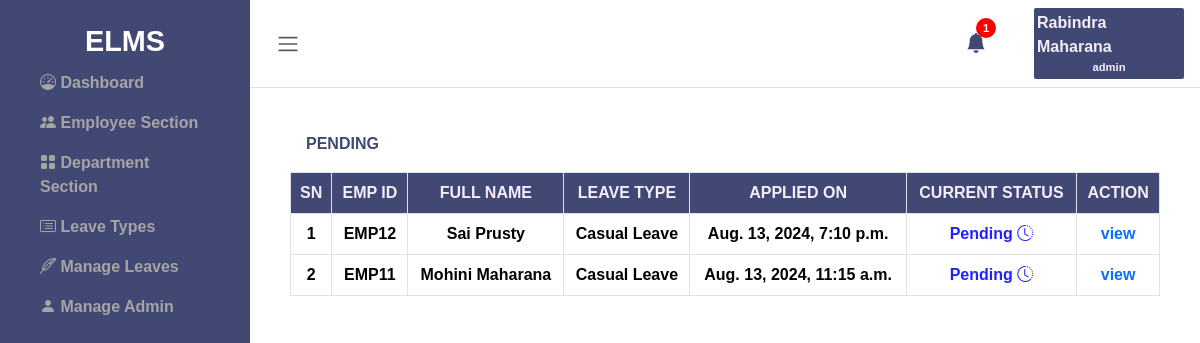
The page /leave/pending (signed in) on the database its author committed.
### leave/models.py (models this page shows, shortened)
class admin_table(models.Model):
    user = models.ForeignKey(User, on_delete=models.CASCADE)
    fullname = models.CharField(max_length=255)
    email = models.EmailField(max_length=255)
    uname = models.CharField(max_length=20)
    passwd = models.CharField(max_length=20)
    creation_date = models.DateTimeField(default=timezone.now)

class leave(models.Model):
    leavetype= models.CharField(max_length=100)
    toDate=models.DateField()
    fromDate = models.DateField()
    description = models.TextField()
    request_date = models.DateTimeField(default=timezone.now)
    adminRemark= models.TextField()
    adminRemarkDate = models.CharField(max_length=255)
    status = models.IntegerField()
    isRead = models.IntegerField()
    eid = models.ForeignKey(employee, on_delete=models.CASCADE)

class employee(models.Model):
    eid = models.CharField(max_length=100)
    fname = models.CharField(max_length=255)
    lname = models.CharField(max_length=255)
    email = models.EmailField(max_length=255)
    phone = models.CharField(max_length=20)
    department = models.CharField(max_length=100)
    gender = models.CharField(max_length=20)
    address = models.TextField()
    city = models.CharField(max_length=255)
    country = models.CharField(max_length=255)
    password = models.CharField(max_length=255)
    status = models.IntegerField(default=1)
    regdate = models.DateTimeField(default=timezone.now)

### leave/views.py (the view)
# urls.py: path('pending', views.pendig_view, name='pending'),
def pendig_view(request):
    admin_email=request.session.get('admin_email')
    admin_details = admin_table.objects.get(email=admin_email)
    leave_details = reversed(leave.objects.all())
    emp_details = employee.objects.all()
    dept_details = department.objects.all()
    notification = leave.objects.filter(isRead = 0).count
    notification_data = reversed(leave.objects.filter(isRead = 0))
    active_emp = employee.objects.filter(status=1)
    inactive_emp = employee.objects.filter(status=0)
    pending = reversed(leave.objects.filter(status = 0))
    declined = leave.objects.filter(status = 1)
    approved = leave.objects.filter(status = 2)
    context = {
        'leave_details': leave_details,
        'emp_details': emp_details,
        'dept_details': dept_details,
        'active_emp': active_emp,
        'inactive_emp': inactive_emp,
        'pending': pending,
        'declined': declined,
        'approved': approved,
        'admin_details': admin_details,
        'notification': notification,
        'notification_data': notification_data,
    }
    return render(request, 'admin/pending.html', context)

### leave/templates/admin/pending.html
{% extends "layout.html" %}
{% block content %}
      <div class="wrapper">
          {% include "sidebar.html" %}
          <div class="main">
            {% include "admin/nav.html" %}
              <main class="content px-3 py-2">
                  <div class="container-fluid">
                      <div class="mb-3">
                          <div class="container ">
                            <div class="table-title p-3 d-flex justify-content-between" >
                              <span class="d-flex align-items-center">PENDING</span>
                            </div>
                            <div class="table-container">
                            <table class="table text-center table-bordered progress-table">
                                <thead>
                                  <tr>
                                    <th scope="col">SN</th>
                                    <th scope="col">EMP ID</th>
                                    <th scope="col">FULL NAME</th>
                                    <th scope="col">LEAVE TYPE</th>
                                    <th scope="col">APPLIED ON</th>
                                    <th scope="col">CURRENT STATUS</th>
                                    <th scope="col">ACTION</th>
                                  </tr>
                                </thead>
                                <tbody>
                                {% for i in pending%}
                                {% if i.status == 0 %}
                                  <tr>
                                    <td scope="row">{{forloop.counter}}</td>
                                    <td>{{i.eid.eid}}</td>
                                    <td>{{i.eid.fname}} {{i.eid.lname}}</td>
                                    <td>{{i.leavetype}}</td>
                                    <td>{{i.request_date}}</td>
                                    <td>
                                      {% if i.status == 0%}
                                        <span class="pending">Pending <i class="bi bi-clock-history"></i></span>
                                        {% elif i.status == 1%}
                                        <span class="declined">Declined <i class="bi bi-x-circle"></i></span>
                                        {%else%}
                                        <span class="approved">Approved <i class="bi bi-check-circle"></i></span>
                                      {% endif %}
                                    </td>
                                    <td> <a href="{% url 'emp_leave_details' i.id %}"><span>view</span></a></td>
                                  </tr>
                                  {% endif %}
                                  {% endfor %}
                                </tbody>
                              </table>
                            </div>
                        </div>
                      </div>
                  </div>
              </main>
          </div>
      </div>
      {% endblock content %}

### leave/templates/admin/nav.html (shortened to what this page needs)
<nav class="navbar navbar-expand px-3 border-bottom">
  <button class="btn" id="toggleSidebar" type="button" >
      <span class="navbar-toggler-icon"></span>
  </button>
  <div class="admin-profile d-flex justify-content-between align-items-center">
    <div  class="notification me-5 fs-5 dropstart">
      <span type="button" class="bi bi-bell-fill position-relative " data-bs-toggle="dropdown" aria-expanded="false">
        {% if notification == 0 %}
        <span></span>
        {% else %}
        <span class="round position-absolute top-0 start-100 translate-middle">
          {{notification}}
        </span>
        {% endif %}
      </span>
    </div>
    <div class="profile dropdown-center" >
      <div class="admin-name" type="button" data-bs-toggle="dropdown" aria-expanded="false">{{admin_details.fullname}}</div>
      <div class="emp-id" type="button" data-bs-toggle="dropdown" aria-expanded="false">{{admin_details.uname}}</div>
      </div>
  </div>
</nav>

### static/css/styles.css (style rules this page uses)
.pending { color: rgb(33, 33, 255); }
a { text-decoration: none; }

### static/css/sidebar.css (style rules this page uses)
* { margin: 0; padding: 0; box-sizing: border-box; }
body, html { height: 100%; font-family:'Gill Sans', 'Gill Sans MT', Calibri, 'Trebuchet MS', sans-serif; font-weight:600; }
.wrapper { display: flex; height: 100%; }
.main { margin-left: 250px; width: 100%; overflow-y: auto; transition: margin-left 0.3s ease; }
.btn { border: none; padding: 10px; cursor: pointer; }
.content { margin-top: 20px; }
.navbar { display: flex; justify-content: space-between; }
.profile { width: 150px; background-color: #424874; display: flex; align-items: center; flex-direction: column; align-items: center; color: #f4eeff; padding: 3px; border-radius: 2px; }
.emp-id { font-size: 0.7rem; }
.round { width: 20px; height: 20px; border-radius: 50%; background-color: red; display: flex; align-items: center; justify-content: center; color: white; font-size: 0.7rem; }
.table-container { max-height: 1000px; overflow-y: scroll; }
.bi.bi-bell-fill { color: #424874; }
.table-title { color: #424874; }
.table th { background-color: #424874; color: #f4eeff; }

### rows shown on the page
admin_table: fullname "Rabindra Maharana", uname "admin"
leave: eid.eid "EMP12", eid.fname "Sai", eid.lname "Prusty", leavetype "Casual Leave", request_date "Aug. 13, 2024, 7:10 p.m.", status "Pending"
leave: eid.eid "EMP11", eid.fname "Mohini", eid.lname "Maharana", leavetype "Casual Leave", request_date "Aug. 13, 2024, 11:15 a.m.", status "Pending"

### other values the page prints
{{ notification }} "1"
